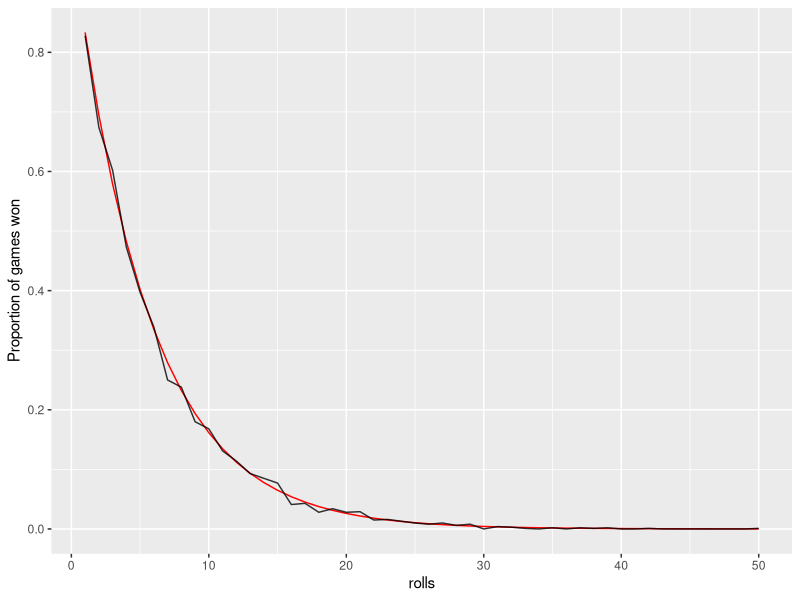

This chart was generated by the following R code:
##############################
# 25-May-2020 
# Description: Simple monte carlo simulation 
#   and grahpics / animations for dice and disease article: 
##############################

##### LIBRARIES ##### 
library(tidyverse)  # dplyr, ggplot2 
library(gganimate)  # animated plots 
library(ggthemes)   # themes for plots (minimal) 
library(tweenr)     # tween paths and lines 
library(transformr)


##### FUNCTIONS ##### 
# Calculate probability of winning depending on the number of rolls played 
prob_of_winning <- function(games) {
  prob_win_per_roll <- 5/6
  prob_win <- prob_win_per_roll^games
  prob_win
}

# Simulate 1 game, return binary result (1 = win, 0 = loss)
sim_game <- function (n_rolls) {
  # roll the dice 
  roll <- sample(1:6, n_rolls, replace = TRUE) 
  # If the list contains0, lose, else win 
  result <- ifelse(1 %in% roll, 0, 1)
  result
}

# Function to play B games, and compute the average probability of winning in those games
sim_prob_of_winning <- function(n_rolls) {
  n_games <- 1000
  result <- replicate(n_games, sim_game(n_rolls)) %>% mean() 
  result
}


##### MONTE CARLO SIM #####
# tibble - number of rolls per game
prob_tibble <- as.tibble(1:50) %>%    
  rename("rolls" = "value")         

# Add columns to tibble with results from simulation 
win_sim <- sapply(prob_tibble$rolls, sim_prob_of_winning) 
win_prob <- sapply(prob_tibble$rolls, prob_of_winning)
prob_tibble <- mutate(prob_tibble, 
                      simulated_wins = win_sim, 
                      probability_of_win = win_prob)
head(prob_tibble)


##### PLOT / ANIMATE #####
# Animate chart  
anim <- prob_tibble %>% ggplot() + 
  transition_reveal(along = rolls) + 
  geom_line(aes(x = rolls, y = simulated_wins)) + 
  geom_point(aes(x = rolls, y = simulated_wins)) +
  # geom_line(aes(x = rolls, y = probability_of_win)) + 
  labs(x = "Rolls per game", y = "Proportion of games won") + 
  theme_minimal()
# set frame rate and review animation 
animate(anim, fps = 10)
# Save as gif 
anim_save("dice_monte_carlo.gif", anim)

# Plot 
plot <- prob_tibble %>% ggplot() + 
  geom_line(aes(x = rolls, y = probability_of_win), color = "red", alpha = 1) +
  geom_line(aes(x = rolls, y = simulated_wins), alpha = 0.8) + 
  labs(y = "Proportion of games won") 
plot
